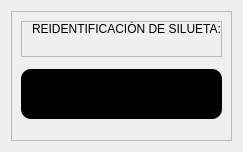
                  <widget class="QWidget" name="page_silueta">
                   <layout class="QVBoxLayout" name="verticalLayout_42">
                    <item>
                     <widget class="QFrame" name="frame_35">
                      <property name="frameShape">
                       <enum>QFrame::StyledPanel</enum>
                      </property>
                      <property name="frameShadow">
                       <enum>QFrame::Raised</enum>
                      </property>
                      <layout class="QVBoxLayout" name="verticalLayout_7" stretch="1,1,12,1,1">
                       <item>
                        <widget class="QFrame" name="frame_36">
                         <property name="frameShape">
                          <enum>QFrame::StyledPanel</enum>
                         </property>
                         <property name="frameShadow">
                          <enum>QFrame::Raised</enum>
                         </property>
                         <layout class="QVBoxLayout" name="verticalLayout_39">
                          <property name="spacing">
                           <number>0</number>
                          </property>
                          <property name="leftMargin">
                           <number>10</number>
                          </property>
                          <property name="topMargin">
                           <number>0</number>
                          </property>
                          <property name="rightMargin">
                           <number>0</number>
                          </property>
                          <property name="bottomMargin">
                           <number>20</number>
                          </property>
                          <item>
                           <widget class="QLabel" name="label_15">
                            <property name="styleSheet">
                             <string notr="true">font: 11pt &quot;Franklin Gothic Book&quot;;</string>
                            </property>
                            <property name="text">
                             <string>REIDENTIFICACIÓN DE SILUETA:</string>
                            </property>
                           </widget>
                          </item>
                         </layout>
                        </widget>
                       </item>
                       <item>
                        <widget class="QFrame" name="frame_39">
                         <property name="frameShape">
                          <enum>QFrame::StyledPanel</enum>
                         </property>
                         <property name="frameShadow">
                          <enum>QFrame::Raised</enum>
                         </property>
                        </widget>
                       </item>
                       <item>
                        <widget class="QFrame" name="frame_38">
                         <property name="styleSheet">
                          <string notr="true">background-color: rgb(0, 0, 0);
border-radius:10px;</string>
                         </property>
                         <property name="frameShape">
                          <enum>QFrame::StyledPanel</enum>
                         </property>
                         <property name="frameShadow">
                          <enum>QFrame::Raised</enum>
                         </property>
                         <layout class="QVBoxLayout" name="verticalLayout_41">
                          <property name="leftMargin">
                           <number>5</number>
                          </property>
                          <item>
                           <widget class="QFrame" name="frame_15">
                            <property name="styleSheet">
                             <string notr="true">background-color:black
;</string>
                            </property>
                            <property name="frameShape">
                             <enum>QFrame::StyledPanel</enum>
                            </property>
                            <property name="frameShadow">
                             <enum>QFrame::Raised</enum>
                            </property>
                            <layout class="QVBoxLayout" name="verticalLayout_6">
                             <property name="spacing">
                              <number>0</number>
                             </property>
                             <property name="leftMargin">
                              <number>0</number>
                             </property>
                             <property name="topMargin">
                              <number>0</number>
                             </property>
                             <property name="rightMargin">
                              <number>0</number>
                             </property>
                             <property name="bottomMargin">
                              <number>0</number>
                             </property>
                             <item>
                              <widget class="QFrame" name="frame_16">
                               <property name="frameShape">
                                <enum>QFrame::StyledPanel</enum>
                               </property>
                               <property name="frameShadow">
                                <enum>QFrame::Raised</enum>
                               </property>
                               <layout class="QHBoxLayout" name="horizontalLayout_6" stretch="4">
                                <property name="leftMargin">
                                 <number>5</number>
                                </property>
                                <item>
                                 <widget class="QLabel" name="label_video_silueta">
                                  <property name="styleSheet">
                                   <string notr="true"/>
                                  </property>
                                  <property name="text">
                                   <string/>
                                  </property>
                                 </widget>
                                </item>
                               </layout>
                              </widget>
                             </item>
                            </layout>
                           </widget>
                          </item>
                         </layout>
                        </widget>
                       </item>
                       <item>
                        <widget class="QFrame" name="frame_17">
                         <property name="frameShape">
                          <enum>QFrame::StyledPanel</enum>
                         </property>
                         <property name="frameShadow">
                          <enum>QFrame::Raised</enum>
                         </property>
                        </widget>
                       </item>
                       <item>
                        <widget class="QFrame" name="frame_18">
                         <property name="frameShape">
                          <enum>QFrame::StyledPanel</enum>
                         </property>
                         <property name="frameShadow">
                          <enum>QFrame::Raised</enum>
                         </property>
                        </widget>
                       </item>
                      </layout>
                     </widget>
                    </item>
                   </layout>
                  </widget>
